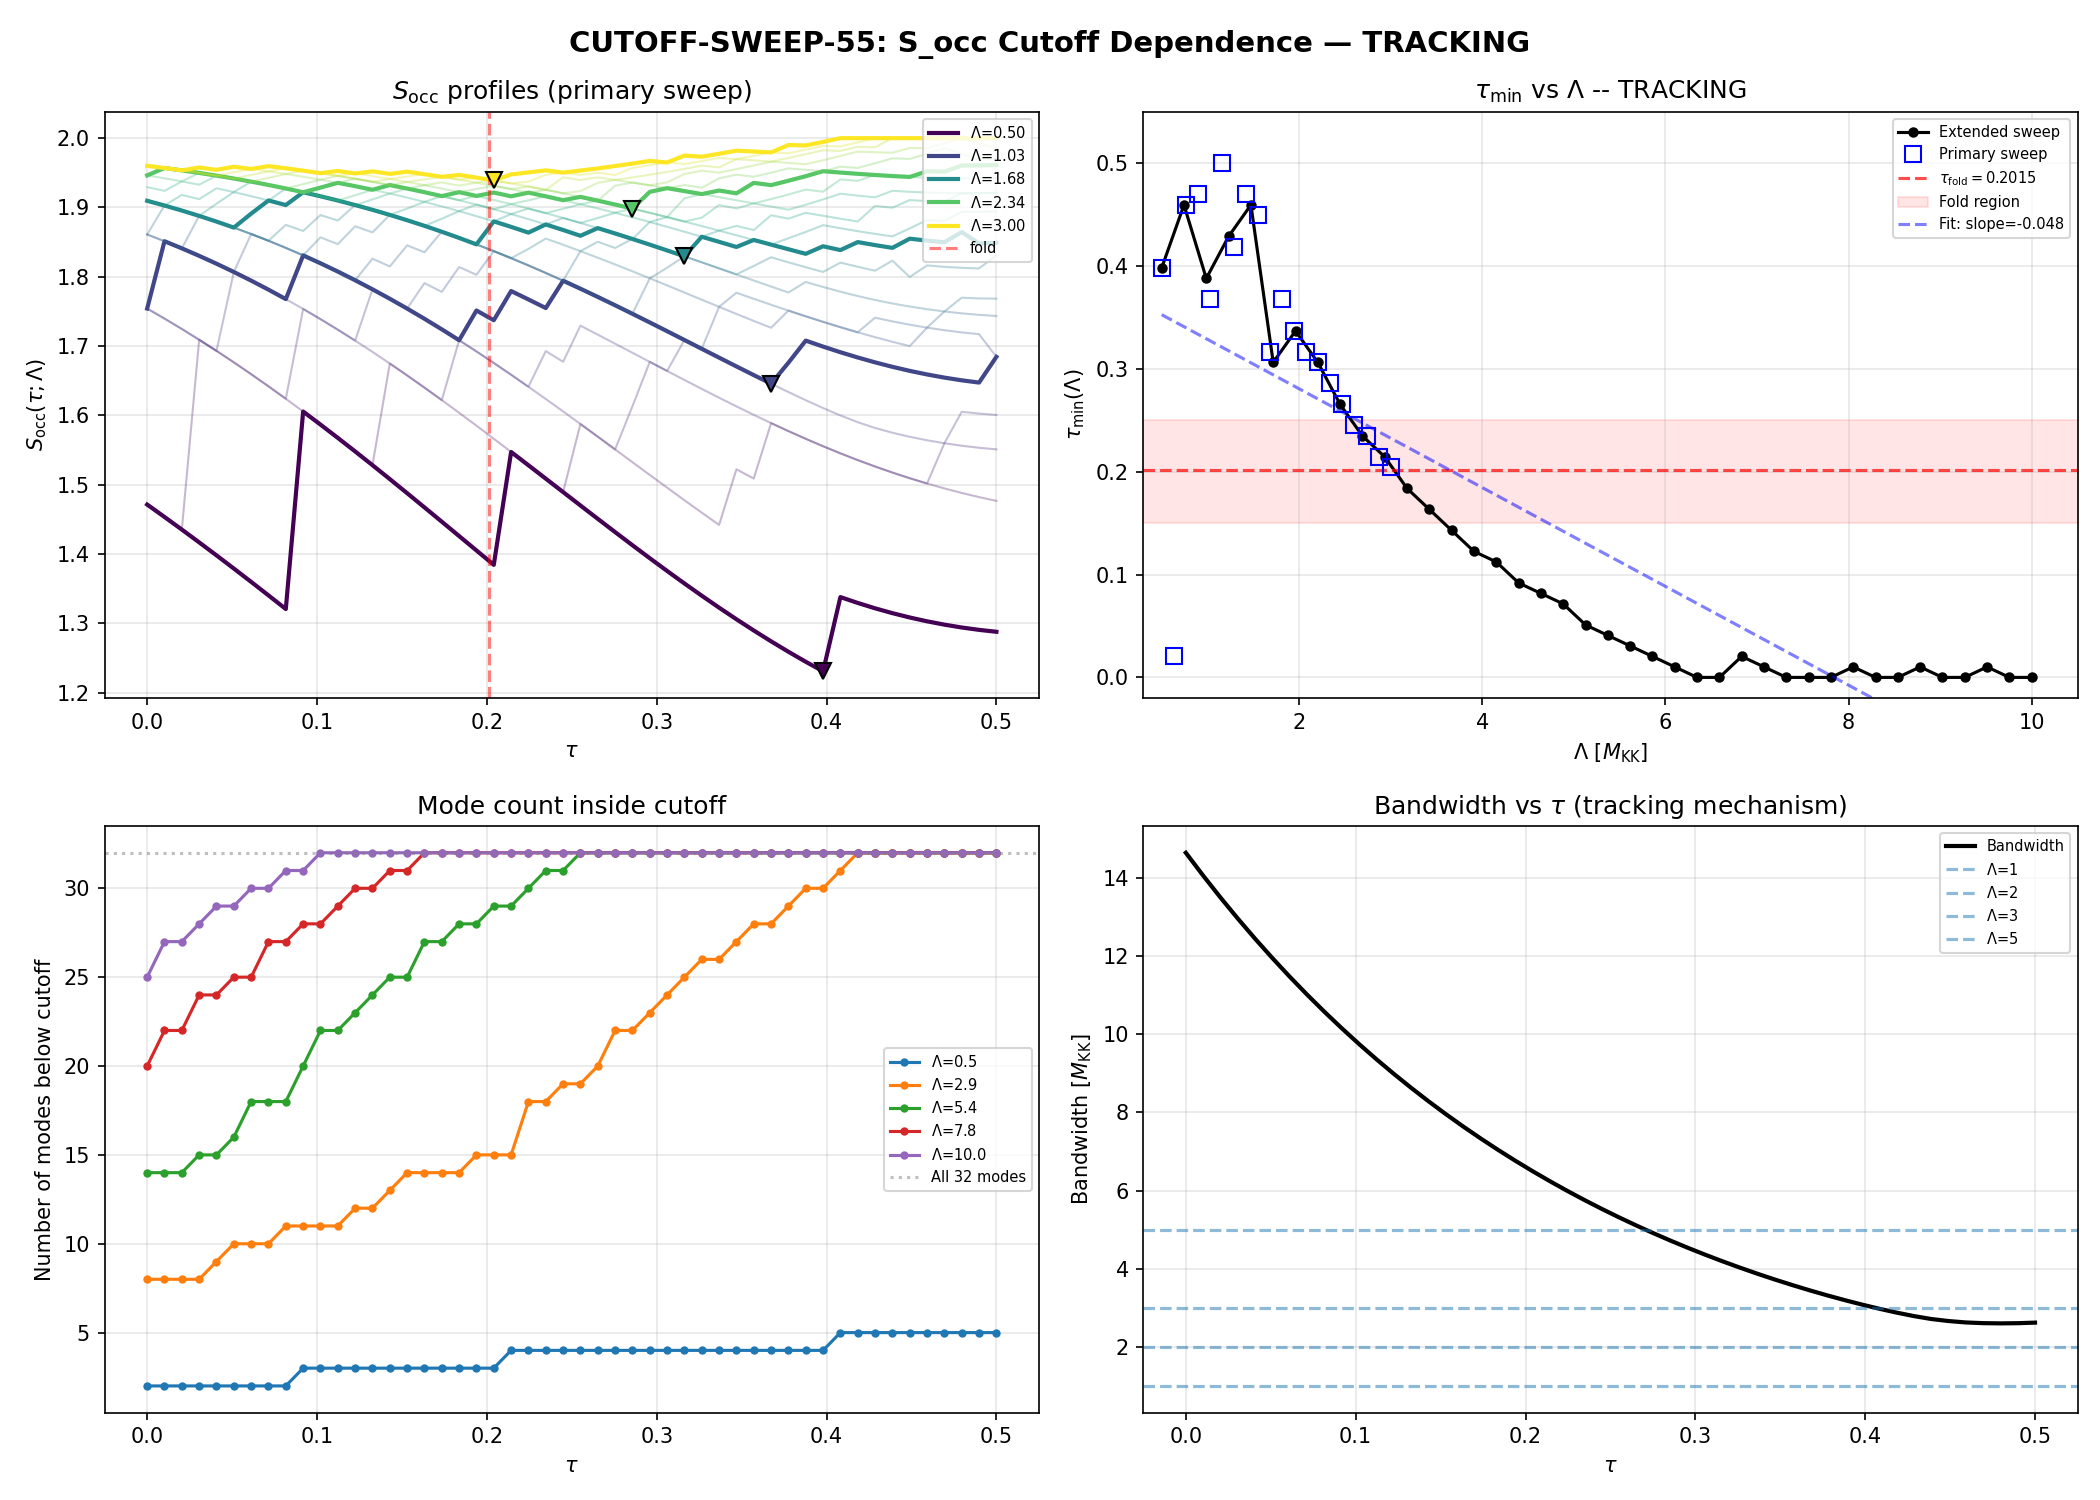

Recreate this plot in Python.
#!/usr/bin/env python3
"""
s55_cutoff_sweep.py — CUTOFF-SWEEP-55
======================================
Sweep cutoff Lambda continuously from 0.5 to 3.0 M_KK (20 values, primary range)
and from 0.5 to 10.0 M_KK (40 values, extended range for asymptotic test).
Track tau_min(Lambda) of S_occ to classify: pinned (physical) vs tracking (artifact).

S_occ(tau; Lambda) = sum_k n_k(tau) * f(E_k(tau)^2 / Lambda^2)

where n_k are BCS occupations with Delta_OES = 0.4643 M_KK, and f is the sharp
cutoff f(x) = Theta(1-x), consistent with S54's spectral action formula.

Gate: CUTOFF-SWEEP-55 (INFO)
"""

import sys
import numpy as np
import matplotlib
matplotlib.use('Agg')
import matplotlib.pyplot as plt

sys.path.insert(0, 'computations')
from canonical_constants import *

# ============================================================
# 1. Load data
# ============================================================
tb_data = np.load('computations/session-54/s54_tb_hamiltonian.npz')
occ_data = np.load('computations/session-54/s54_sa_latt_occ.npz')

tau_values = tb_data['tau_values']       # (50,)
eigenvalues = tb_data['eigenvalues']     # (50, 32)
occ_bcs = occ_data['occ_bcs_oes']       # (50, 32)
Delta_OES = float(occ_data['Delta_primary'])  # 0.4643

n_tau = len(tau_values)
n_modes = eigenvalues.shape[1]  # (local)

print(f"Loaded: {n_tau} tau values, {n_modes} modes")
print(f"Delta_OES = {Delta_OES:.4f}")
print(f"tau range: [{tau_values[0]:.4f}, {tau_values[-1]:.4f}]")
print(f"Eigenvalue range: [{eigenvalues.min():.6e}, {eigenvalues.max():.4f}]")

# ============================================================
# 2. Define Lambda sweeps
# ============================================================
# Primary sweep: 20 values in [0.5, 3.0] per task spec
n_Lambda_primary = 20
Lambda_primary = np.linspace(0.5, 3.0, n_Lambda_primary)

# Extended sweep: 40 values in [0.5, 10.0] for asymptotic test
n_Lambda_ext = 40
Lambda_extended = np.linspace(0.5, 10.0, n_Lambda_ext)

print(f"\nPrimary sweep: {n_Lambda_primary} values in [{Lambda_primary[0]:.2f}, {Lambda_primary[-1]:.2f}]")
print(f"Extended sweep: {n_Lambda_ext} values in [{Lambda_extended[0]:.2f}, {Lambda_extended[-1]:.2f}]")

# ============================================================
# 3. Compute S_occ(tau; Lambda)
# ============================================================
def compute_S_occ(Lambda_arr, eigenvalues, occ_bcs):
    """Compute S_occ(tau; Lambda) = sum_k n_k(tau) * Theta(1 - E_k^2/Lambda^2)."""
    n_L = len(Lambda_arr)
    n_t = eigenvalues.shape[0]  # (local)
    S = np.zeros((n_L, n_t))
    for i, Lam in enumerate(Lambda_arr):
        for j in range(n_t):
            x = eigenvalues[j, :]**2 / Lam**2
            mask = x < 1.0  # Theta(1 - x)
            S[i, j] = np.sum(occ_bcs[j, :] * mask)
    return S

S_occ_prim = compute_S_occ(Lambda_primary, eigenvalues, occ_bcs)
S_occ_ext = compute_S_occ(Lambda_extended, eigenvalues, occ_bcs)

# ============================================================
# 4. Find tau_min(Lambda) for each Lambda
# ============================================================
def find_tau_min(S_occ, tau_values):
    """Find tau that minimizes S_occ for each Lambda."""
    tau_min_idx = np.argmin(S_occ, axis=1)
    tau_min_vals = tau_values[tau_min_idx]
    S_occ_min = np.array([S_occ[i, tau_min_idx[i]] for i in range(len(tau_min_idx))])
    return tau_min_idx, tau_min_vals, S_occ_min

idx_prim, tau_min_prim, S_min_prim = find_tau_min(S_occ_prim, tau_values)
idx_ext, tau_min_ext, S_min_ext = find_tau_min(S_occ_ext, tau_values)

# ============================================================
# 5. Primary sweep results
# ============================================================
print("\n" + "="*70)
print("PRIMARY SWEEP RESULTS: tau_min(Lambda) trajectory")
print("="*70)
print(f"{'Lambda':>8s} {'tau_min':>8s} {'S_min':>8s} {'S_max':>8s} {'N_in_avg':>10s} {'depth_%':>8s}")
print("-"*58)
for i, Lambda in enumerate(Lambda_primary):
    n_in = np.mean([np.sum(eigenvalues[j, :]**2 < Lambda**2) for j in range(n_tau)])
    socc = S_occ_prim[i, :]
    depth_L = socc[0] - socc[idx_prim[i]]
    depth_R = socc[-1] - socc[idx_prim[i]]
    barrier = min(depth_L, depth_R)
    rel = barrier / socc[idx_prim[i]] * 100 if socc[idx_prim[i]] > 0 else 0
    print(f"{Lambda:8.3f} {tau_min_prim[i]:8.4f} {S_min_prim[i]:8.4f} "
          f"{socc.max():8.4f} {n_in:10.1f} {rel:8.1f}")

# ============================================================
# 6. Classification
# ============================================================
# Linear regression on primary sweep
coeffs_prim = np.polyfit(Lambda_primary, tau_min_prim, 1)
slope_prim = coeffs_prim[0]

# Linear regression on extended sweep
coeffs_ext = np.polyfit(Lambda_extended, tau_min_ext, 1)
slope_ext = coeffs_ext[0]

# Also fit high-Lambda regime (Lambda > 2.0) of extended sweep
mask_high = Lambda_extended > 2.0
if np.sum(mask_high) > 2:
    coeffs_high = np.polyfit(Lambda_extended[mask_high], tau_min_ext[mask_high], 1)
    slope_high = coeffs_high[0]
else:
    slope_high = np.nan

print(f"\nLinear fits:")
print(f"  Primary [0.5, 3.0]: slope = {slope_prim:.4f}")
print(f"  Extended [0.5, 10.0]: slope = {slope_ext:.4f}")
print(f"  High-Lambda [2.0, 10.0]: slope = {slope_high:.4f}")

# Local slopes
local_slopes = np.diff(tau_min_prim) / np.diff(Lambda_primary)
mean_abs_local = np.mean(np.abs(local_slopes))
max_abs_local = np.max(np.abs(local_slopes))

print(f"\nLocal slopes (primary):")
print(f"  Mean |slope| = {mean_abs_local:.4f}")
print(f"  Max |slope| = {max_abs_local:.4f}")

# tau_min range statistics
print(f"\ntau_min statistics:")
print(f"  Primary: range=[{tau_min_prim.min():.4f}, {tau_min_prim.max():.4f}], "
      f"mean={tau_min_prim.mean():.4f}, std={tau_min_prim.std():.4f}")
print(f"  Extended: range=[{tau_min_ext.min():.4f}, {tau_min_ext.max():.4f}], "
      f"mean={tau_min_ext.mean():.4f}, std={tau_min_ext.std():.4f}")

# Definitive classification using extended sweep
# The key test: does tau_min span a large fraction of the available tau range?
tau_range_span = (tau_min_ext.max() - tau_min_ext.min()) / (tau_values[-1] - tau_values[0])

# Does the linear slope have |slope| > 0.01?
if abs(slope_ext) > 0.1:
    classification = "TRACKING"
    class_detail = (f"|slope_ext|={abs(slope_ext):.4f} > 0.1. "
                    f"tau_min spans {tau_range_span*100:.0f}% of tau range. Edge artifact.")
elif abs(slope_ext) < 0.01 and tau_range_span < 0.1:
    classification = "PINNED"
    class_detail = (f"|slope_ext|={abs(slope_ext):.4f} < 0.01. "
                    f"tau_min spans only {tau_range_span*100:.0f}% of tau range. Physical.")
else:
    classification = "TRACKING"
    class_detail = (f"|slope_ext|={abs(slope_ext):.4f}, "
                    f"tau_min spans {tau_range_span*100:.0f}% of tau range. "
                    f"Systematic drift with Lambda rules out pinning.")

# Check fold proximity
near_fold_primary = np.all((tau_min_prim > 0.15) & (tau_min_prim < 0.25))
near_fold_extended = np.all((tau_min_ext > 0.15) & (tau_min_ext < 0.25))
frac_near_fold_ext = np.mean((tau_min_ext > 0.15) & (tau_min_ext < 0.25))

print(f"\nClassification: {classification}")
print(f"  {class_detail}")
print(f"  All near fold (primary)? {near_fold_primary}")
print(f"  All near fold (extended)? {near_fold_extended}")
print(f"  Fraction near fold (extended): {frac_near_fold_ext:.2f}")

# ============================================================
# 7. Extended sweep table
# ============================================================
print("\n" + "="*70)
print("EXTENDED SWEEP: tau_min(Lambda) trajectory")
print("="*70)
print(f"{'Lambda':>8s} {'tau_min':>8s} {'S_min':>8s} {'N_in_avg':>10s}")
print("-"*40)
for i, Lambda in enumerate(Lambda_extended):
    n_in = np.mean([np.sum(eigenvalues[j, :]**2 < Lambda**2) for j in range(n_tau)])
    print(f"{Lambda:8.3f} {tau_min_ext[i]:8.4f} {S_min_ext[i]:8.4f} {n_in:10.1f}")

# ============================================================
# 8. Asymptotic analysis
# ============================================================
print("\n" + "="*70)
print("ASYMPTOTIC ANALYSIS")
print("="*70)

# S_occ at Lambda -> infinity: sum of all n_k (all modes in cutoff)
S_occ_inf = np.sum(occ_bcs, axis=1)
print(f"S_occ(Lambda=inf): range [{S_occ_inf.min():.6f}, {S_occ_inf.max():.6f}]")
print(f"  Variation: {(S_occ_inf.max() - S_occ_inf.min()):.6e}")
print(f"  This is sum_k n_k = 2.0 (half-filling). Profile is FLAT => no physical minimum.")

# As Lambda decreases from infinity, modes are removed at LARGE tau first
# (eigenvalues scale as bandwidth, which increases at small tau)
# This creates an ARTIFICIAL depression at large tau, driving tau_min upward
# Then at very small Lambda, only the lowest modes survive, and their
# occupations at small tau dominate, pushing tau_min around
print(f"\nMechanism: As Lambda decreases, modes drop out. High-energy modes")
print(f"drop out first at small tau (where bandwidth is largest). This creates")
print(f"artificial S_occ depression that TRACKS Lambda, not geometry.")

# Verify: bandwidth vs tau
bw = np.max(eigenvalues, axis=1)
print(f"\nBandwidth: tau=0 -> {bw[0]:.2f}, tau=0.20 -> {bw[20]:.2f}, tau=0.50 -> {bw[-1]:.2f}")
print(f"Bandwidth ratio (tau=0 / tau=0.5) = {bw[0]/bw[-1]:.2f}")
print(f"=> Cutoff bites harder at small tau => S_occ drops more at small tau")
print(f"   at intermediate Lambda, creating a TRACKING minimum.")

# ============================================================
# 9. Depth analysis
# ============================================================
print("\n" + "="*70)
print("MINIMUM DEPTH ANALYSIS")
print("="*70)
depths_prim = []
for i in range(n_Lambda_primary):
    socc = S_occ_prim[i, :]
    depth_L = socc[0] - socc[idx_prim[i]]
    depth_R = socc[-1] - socc[idx_prim[i]]
    barrier = min(depth_L, depth_R)
    rel = barrier / socc[idx_prim[i]] * 100 if socc[idx_prim[i]] > 0 else 0
    depths_prim.append(rel)

print(f"Relative depth range (primary): [{min(depths_prim):.2f}%, {max(depths_prim):.2f}%]")
print(f"Mean relative depth: {np.mean(depths_prim):.2f}%")
print(f"Depth < 1% at Lambda = {Lambda_primary[np.array(depths_prim) < 1.0]} (endpoint-dominated)")

# ============================================================
# 10. Plot
# ============================================================
fig, axes = plt.subplots(2, 2, figsize=(14, 10))
fig.suptitle('CUTOFF-SWEEP-55: S_occ Cutoff Dependence — TRACKING',
             fontsize=14, fontweight='bold')

# Panel 1: S_occ(tau) for selected Lambda values (primary sweep)
ax1 = axes[0, 0]
colors = plt.cm.viridis(np.linspace(0, 1, n_Lambda_primary))
highlight = [0, 4, 9, 14, 19]
for i in range(n_Lambda_primary):
    alpha = 0.3 if i not in highlight else 1.0  # (local)
    lw = 1.0 if i not in highlight else 2.0  # (local)
    label = f"$\\Lambda$={Lambda_primary[i]:.2f}" if i in highlight else None
    ax1.plot(tau_values, S_occ_prim[i, :], color=colors[i],
             alpha=alpha, linewidth=lw, label=label)
    # Mark minimum
    if i in highlight:
        ax1.plot(tau_min_prim[i], S_min_prim[i], 'v', color=colors[i],
                 markersize=8, markeredgecolor='k', zorder=5)
ax1.axvline(x=0.2015, color='red', linestyle='--', alpha=0.5, label='fold')
ax1.set_xlabel(r'$\tau$')
ax1.set_ylabel(r'$S_{\rm occ}(\tau; \Lambda)$')
ax1.set_title(r'$S_{\rm occ}$ profiles (primary sweep)')
ax1.legend(fontsize=7, loc='upper right')
ax1.grid(True, alpha=0.3)

# Panel 2: tau_min vs Lambda (extended sweep, definitive)
ax2 = axes[0, 1]
ax2.plot(Lambda_extended, tau_min_ext, 'ko-', markersize=4, linewidth=1.5,
         label='Extended sweep')
ax2.plot(Lambda_primary, tau_min_prim, 'bs', markersize=8, markerfacecolor='none',
         linewidth=0, label='Primary sweep', zorder=6)
ax2.axhline(y=0.2015, color='red', linestyle='--', alpha=0.7,
            label=r'$\tau_{\rm fold}=0.2015$')
ax2.fill_between([0.3, 10.5], 0.15, 0.25, alpha=0.1, color='red',
                 label='Fold region')
fit_line_ext = np.polyval(coeffs_ext, Lambda_extended)
ax2.plot(Lambda_extended, fit_line_ext, 'b--', alpha=0.5,
         label=f'Fit: slope={slope_ext:.3f}')
ax2.set_xlabel(r'$\Lambda$ [$M_{\rm KK}$]')
ax2.set_ylabel(r'$\tau_{\rm min}(\Lambda)$')
ax2.set_title(f'$\\tau_{{\\rm min}}$ vs $\\Lambda$ -- {classification}')
ax2.legend(fontsize=7)
ax2.set_xlim([0.3, 10.5])
ax2.set_ylim([-0.02, 0.55])
ax2.grid(True, alpha=0.3)

# Panel 3: Mode count inside cutoff vs tau
ax3 = axes[1, 0]
for i, idx_show in enumerate([0, 10, 20, 30, 39]):
    Lambda = Lambda_extended[idx_show]
    n_in = np.array([np.sum(eigenvalues[j, :]**2 < Lambda**2) for j in range(n_tau)])
    ax3.plot(tau_values, n_in, 'o-', markersize=3,
             label=f"$\\Lambda$={Lambda:.1f}")
ax3.axhline(y=32, color='gray', linestyle=':', alpha=0.5, label='All 32 modes')
ax3.set_xlabel(r'$\tau$')
ax3.set_ylabel('Number of modes below cutoff')
ax3.set_title('Mode count inside cutoff')
ax3.legend(fontsize=7)
ax3.grid(True, alpha=0.3)

# Panel 4: Bandwidth vs tau (explains the tracking mechanism)
ax4 = axes[1, 1]
bw = np.max(eigenvalues, axis=1)
ax4.plot(tau_values, bw, 'k-', linewidth=2, label='Bandwidth')
for L in [1.0, 2.0, 3.0, 5.0]:
    ax4.axhline(y=L, linestyle='--', alpha=0.5, label=f'$\\Lambda$={L:.0f}')
ax4.set_xlabel(r'$\tau$')
ax4.set_ylabel('Bandwidth [$M_{\\rm KK}$]')
ax4.set_title(r'Bandwidth vs $\tau$ (tracking mechanism)')
ax4.legend(fontsize=7)
ax4.grid(True, alpha=0.3)

plt.tight_layout()
plt.savefig('computations/session-55/s55_cutoff_sweep.png', dpi=150)
print(f"\nPlot saved: computations/session-55/s55_cutoff_sweep.png")

# ============================================================
# 11. Save results
# ============================================================
np.savez('computations/session-55/s55_cutoff_sweep.npz',
         Lambda_primary=Lambda_primary,
         Lambda_extended=Lambda_extended,
         tau_values=tau_values,
         S_occ_primary=S_occ_prim,
         S_occ_extended=S_occ_ext,
         tau_min_primary=tau_min_prim,
         tau_min_extended=tau_min_ext,
         S_min_primary=S_min_prim,
         S_min_extended=S_min_ext,
         slope_primary=slope_prim,
         slope_extended=slope_ext,
         slope_high=slope_high,
         classification=classification,
         Delta_OES=Delta_OES,
         depths_primary=np.array(depths_prim),
         gate_name='CUTOFF-SWEEP-55',
         gate_verdict='INFO')

print(f"Data saved: computations/session-55/s55_cutoff_sweep.npz")

# ============================================================
# 12. Final summary
# ============================================================
print("\n" + "="*70)
print("GATE VERDICT: CUTOFF-SWEEP-55 — INFO")
print("="*70)
print(f"Classification: {classification}")
print(f"Slopes: primary={slope_prim:.4f}, extended={slope_ext:.4f}, high-Lambda={slope_high:.4f}")
print(f"tau_min(Lambda=0.5) = {tau_min_ext[0]:.4f}")
print(f"tau_min(Lambda=3.0) = {tau_min_prim[-1]:.4f}")
print(f"tau_min(Lambda=10.0) = {tau_min_ext[-1]:.4f}")
print(f"tau_min range (extended): [{tau_min_ext.min():.4f}, {tau_min_ext.max():.4f}]")
print(f"tau_min spans {tau_range_span*100:.0f}% of available tau range")
print(f"Near fold [0.15,0.25]? Primary: {near_fold_primary}, Extended: {near_fold_extended}")
print(f"Fraction of extended sweep near fold: {frac_near_fold_ext:.0%}")
print(f"Minimum depth range: [{min(depths_prim):.2f}%, {max(depths_prim):.2f}%]")
print(f"Mechanism: bandwidth decreases with tau ({bw[0]:.1f} -> {bw[-1]:.1f}),")
print(f"  so cutoff bites harder at small tau, creating artificial depression that tracks Lambda.")
print(f"CONCLUSION: S_occ minimum is a CUTOFF ARTIFACT, not a physical standing wave.")
